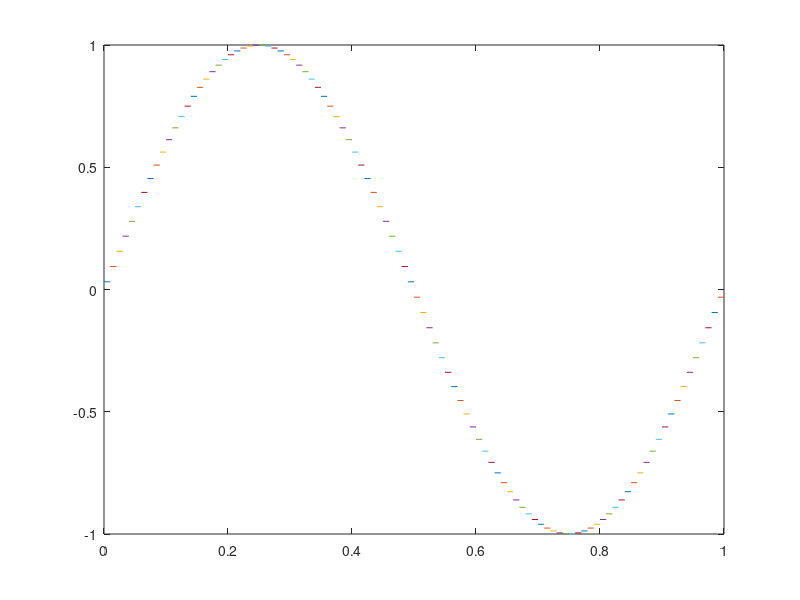

The MATLAB script that drew this image: (Note: this script raises an error after producing the figure.)
% FINITE VOLUME - BURGER's EQUATION
% CENTRAL FLUX 
clc
clear
close all

%%

N = 100;
x = linspace(0, 1, N+1);
dx = x(2:end) - x(1:end-1);
u_int = -1/(2*pi) * cos(2*pi*x);
u0 = (u_int(2:end)-u_int(1:end-1))./dx;
figure(1);
plot([x(1:end-1); x(2:end)], [u0; u0]);
u = u0;

dt = 0.01;
T = 1;
t_end = 0;

uplot = NaN(N, T/dt);
uplot(:, 1) = u';
j = 2;
fluxes = {'Constant', 'Upwind', 'Lax-Wendroff', 'Fromm'};
% fluxes = {'Constant', 'Upwind'};
[ind, ~] = listdlg('ListString', fluxes, 'SelectionMode', 'single', 'PromptString', 'Flux Reconstruction Scheme');

if ind == 1
    handle = @ddtFiniteVolumeConstant;
elseif ind == 2
    handle = @ddtFiniteVolumeUpwind;
elseif ind == 3
    handle = @ddtFiniteVolumeLW;
else
    handle = @ddtFiniteVolumeFromm;
end

for t = dt : dt : T
    [~, u] = ode45(handle, [0, dt], u);
    u = u(end,:);
    uplot(:,j) = u;
    plot([x(1:end-1); x(2:end)], [u;u], 'k');
    ylim([-1.5, 1.5]);
    xlabel('x'); ylabel('u(x,t)'); 
    t_end = t_end + dt;
    title(['Burgers equation at t = ', num2str(t_end)]);
    drawnow;
    j = j + 1;    
end

figure(2)
xplot = dx(1)/2:dx(1):1-dx(1)/2;
tplot = 0:dt:T;
surf(tplot, xplot, uplot,'EdgeColor','none')
xlabel('t'); ylabel('x', 'Rotation', 0); title('u(x,t)'); colorbar;
view(2)

function [dudt] = ddtFiniteVolumeConstant(~, u)
    N = length(u); % cell number
    x = linspace(0, 1, N+1); % grid
    dx = x(2:end) - x(1:end-1); % cell length
    % Constant Flux Reconstruction
    f = u.^2/2; % Flux    
    fL = f(1:end-1);
    fR = f(2:end);
    ul_gt_ur = u(1:end-1) - u(2:end) > 0;
    f_int = max(fL, fR).* ul_gt_ur + min(fL, fR) .* (~ul_gt_ur);        
    f_int = [0; f_int; 0];
    dudt = (f_int(1:end-1) - f_int(2:end))./dx';
end

function [dudt] = ddtFiniteVolumeUpwind(~, u)
    N = length(u);
    x = linspace(0, 1, N+1);
    dx = x(2:end) - x(1:end-1);
    u_plus = [u(1) - 0.5*u(1); u(2:end-1) - 0.5*(u(2:end-1) - u(1:end-2))];
    u_minus = u(2:end) + 0.5*(u(2:end) - u(1:end-1));  
    fL = u_plus.^2/2;
    fR = u_minus.^2/2;
    ul_gt_ur = u_plus - u_minus > 0;
    f_int = max(fL, fR).* ul_gt_ur + min(fL, fR) .* (~ul_gt_ur);        
    f_int = [0; f_int; 0];
    dudt = (f_int(1:end-1) - f_int(2:end))./(dx)';
end

function [dudt] = ddtFiniteVolumeLW(~, u)
    N = length(u); % cell number
    x = linspace(0, 1, N+1); % grid
    dx = x(2:end) - x(1:end-1); % cell length
    u_plus = u(1:end-2) - 0.5*(u(2:end-1) - u(1:end-2));
    u_minus = u(2:end) + 0.5*(u(3:end-1) - u(2:end));
    fL = u_plus.^2/2;
    fR = u_minus.^2/2;
    ul_gt_ur = u_plus - u_minus > 0;
    f_int = max(fL, fR).* ul_gt_ur + min(fL, fR) .* (~ul_gt_ur);        
    f_int = [0; f_int; 0];
    dudt = (f_int(1:end-1) - f_int(2:end))./dx';
end

function [dudt] = ddtFiniteVolumeFromm(~, u)
    N = length(u); % cell number
    x = linspace(0, 1, N+1); % grid
    dx = x(2:end) - x(1:end-1); % cell length
    u_plus = [u(1); u(2:end-1) - 0.25*(u(3:end) - u(1:end-2))];
    u_minus = [u(2:end-1) + 0.25*(u(3:end) - u(1:end-2)); u(end)];
    fL = u_plus.^2/2;
    fR = u_minus.^2/2;
    ul_gt_ur = u_plus - u_minus > 0;
    f_int = max(fL, fR).* ul_gt_ur + min(fL, fR) .* (~ul_gt_ur);        
    f_int = [0; f_int; 0];
    dudt = (f_int(1:end-1) - f_int(2:end))./dx';
end